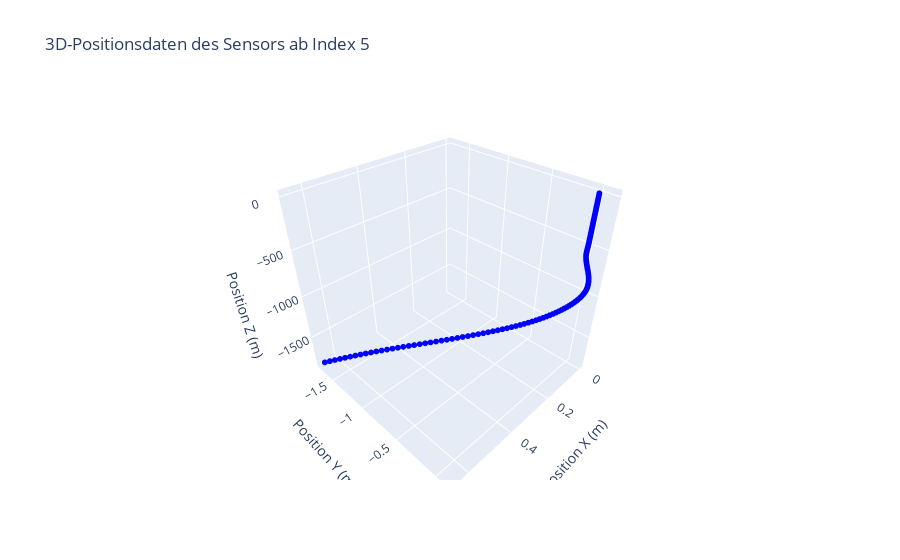

Here is the notebook cell this chart was saved with:
### Markdown cell above
Darstellung mit Plot

### Code cell
import pandas as pd
import plotly.graph_objects as go

# Beispiel DataFrame laden
data = df

# Beschneide die Daten ab Index 5
data_subset = data.iloc[5:]

# Erstelle eine 3D-Figur
fig = go.Figure()

# Füge die Daten ab Index 5 hinzu
fig.add_trace(go.Scatter3d(
    x=data_subset['Position X(m)'],
    y=data_subset['Position Y(m)'],
    z=data_subset['Position Z(m)'],
    mode='markers+lines',
    marker=dict(size=2, color='blue'),
    line=dict(width=2)
))

# Füge Titel und Achsenbeschriftungen hinzu
fig.update_layout(
    title='3D-Positionsdaten des Sensors ab Index 5',
    scene=dict(
        xaxis_title='Position X (m)',
        yaxis_title='Position Y (m)',
        zaxis_title='Position Z (m)'
    )
)

# Zeige das Diagramm an
fig.show()

# Speichere die Figur als HTML-Datei
fig.write_html('3d_plot.html')

### Figure 1 — Plotly figure (JSON) as saved in the notebook; plotly's stock layout.template omitted (floating-point values rounded to 4 significant figures; data arrays with more than 128 entries replaced by an {"elided": "..."} marker saying what was removed)
{"data": [{"line": {"width": 2}, "marker": {"color": "blue", "size": 2}, "mode": "markers+lines", "type": "scatter3d", "x": {"elided": "210 float values"}, "y": {"elided": "210 float values"}, "z": {"elided": "210 float values"}}], "layout": {"scene": {"xaxis": {"title": {"text": "Position X (m)"}}, "yaxis": {"title": {"text": "Position Y (m)"}}, "zaxis": {"title": {"text": "Position Z (m)"}}}, "title": {"text": "3D-Positionsdaten des Sensors ab Index 5"}}}
